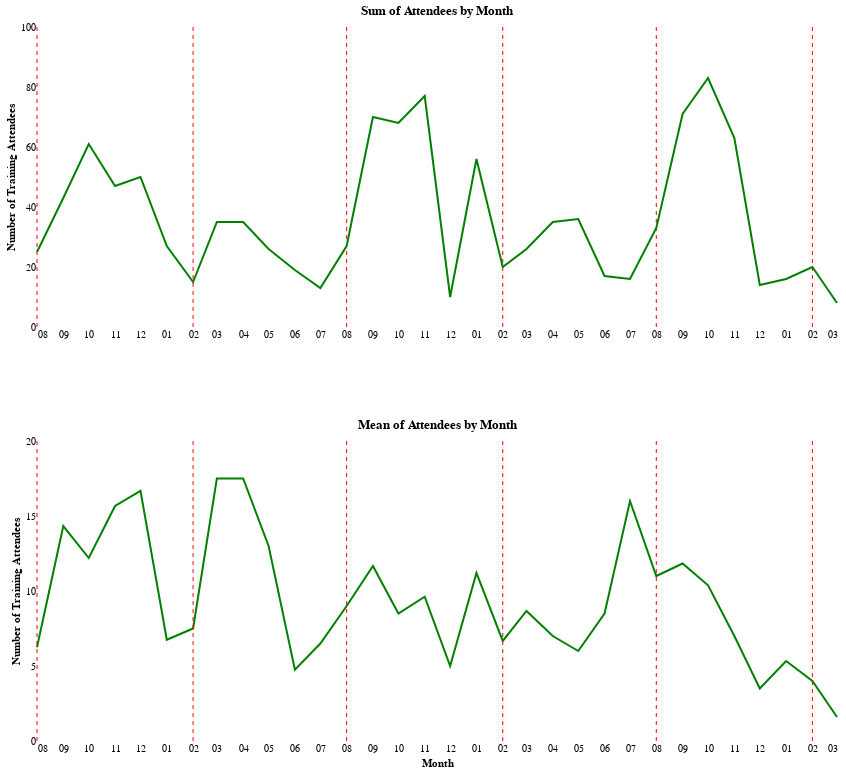

The notebook cell this image was saved under:
### Code cell
rule = alt.Chart(month_df).transform_calculate(
    month="month(datum.time)"
).transform_filter(
    (alt.datum.month == 1) | (alt.datum.month == 7)
).mark_rule(
    color='#FF0000',
    strokeWidth=1,
    strokeDash=(4,4)
).encode(
    x='time:T',
)

sum_example = alt.Chart(
    month_df
).mark_line(color='green', width=3).encode(
    x=alt.X(
        'time:T',
        axis=alt.Axis(
            format=('%m'),
            title=None,
            tickCount=len(month_df),
        ),
    ), 
    y=alt.Y(
        'sum:Q',
        axis=alt.Axis(
            title='Number of Training Attendees',
            tickCount=5
        ),
        scale=alt.Scale(
            domain=[0,100]
        ),
    ),
    tooltip='sum'
).properties(
    width=800, 
    height=300,
    title="Sum of Attendees by Month"
)

mean_example = alt.Chart(
    month_df
).mark_line(color='green', width=3).encode(
    x=alt.X(
        'time:T',
        axis=alt.Axis(
            format=('%m'),
            title='Month',
            tickCount=len(month_df),
        ),
    ),
    y=alt.Y(
        'mean:Q',
        axis=alt.Axis(
            title='Number of Training Attendees',
            tickCount=5
        ),
        scale=alt.Scale(
            domain=[0, 20]
        )
    )
).properties(
    width=800, 
    height=300,
    title="Mean of Attendees by Month"
)

alt.vconcat(rule + sum_example, mean_example + rule, spacing=80).configure_axis(
    domainOpacity=0, 
    grid=False, 
    ticks=False
).configure_view(
    strokeWidth=0
)

### Figure 1 — Vega-Lite specification as saved in the notebook (floating-point values rounded to 4 significant figures)
{"config": {"view": {"continuousWidth": 300, "continuousHeight": 300, "strokeWidth": 0}, "axis": {"domainOpacity": 0, "grid": false, "ticks": false}}, "vconcat": [{"layer": [{"mark": {"type": "rule", "color": "#FF0000", "strokeDash": [4, 4], "strokeWidth": 1}, "encoding": {"x": {"field": "time", "type": "temporal"}}, "transform": [{"calculate": "month(datum.time)", "as": "month"}, {"filter": "((datum.month === 1) || (datum.month === 7))"}]}, {"mark": {"type": "line", "color": "green", "width": 3}, "encoding": {"tooltip": {"field": "sum", "type": "quantitative"}, "x": {"axis": {"format": "%m", "tickCount": 32, "title": null}, "field": "time", "type": "temporal"}, "y": {"axis": {"tickCount": 5, "title": "Number of Training Attendees"}, "field": "sum", "scale": {"domain": [0, 100]}, "type": "quantitative"}}, "title": "Sum of Attendees by Month"}], "height": 300, "width": 800}, {"layer": [{"mark": {"type": "line", "color": "green", "width": 3}, "encoding": {"x": {"axis": {"format": "%m", "tickCount": 32, "title": "Month"}, "field": "time", "type": "temporal"}, "y": {"axis": {"tickCount": 5, "title": "Number of Training Attendees"}, "field": "mean", "scale": {"domain": [0, 20]}, "type": "quantitative"}}, "title": "Mean of Attendees by Month"}, {"mark": {"type": "rule", "color": "#FF0000", "strokeDash": [4, 4], "strokeWidth": 1}, "encoding": {"x": {"field": "time", "type": "temporal"}}, "transform": [{"calculate": "month(datum.time)", "as": "month"}, {"filter": "((datum.month === 1) || (datum.month === 7))"}]}], "height": 300, "width": 800}], "data": {"name": "data-6e8f7b5f409ed76111439321ac62c04e"}, "spacing": 80, "$schema": "https://vega.github.io/schema/vega-lite/v5.8.0.json", "datasets": {"data-6e8f7b5f409ed76111439321ac62c04e": [{"time": "2021-08-01T00:00:00", "sum": 25, "mean": 6.25, "number_of_trainings": 4}, {"time": "2021-09-01T00:00:00", "sum": 43, "mean": 14.33, "number_of_trainings": 3}, {"time": "2021-10-01T00:00:00", "sum": 61, "mean": 12.2, "number_of_trainings": 5}, {"time": "2021-11-01T00:00:00", "sum": 47, "mean": 15.67, "number_of_trainings": 3}, {"time": "2021-12-01T00:00:00", "sum": 50, "mean": 16.67, "number_of_trainings": 3}, {"time": "2022-01-01T00:00:00", "sum": 27, "mean": 6.75, "number_of_trainings": 4}, {"time": "2022-02-01T00:00:00", "sum": 15, "mean": 7.5, "number_of_trainings": 2}, {"time": "2022-03-01T00:00:00", "sum": 35, "mean": 17.5, "number_of_trainings": 2}, {"time": "2022-04-01T00:00:00", "sum": 35, "mean": 17.5, "number_of_trainings": 2}, {"time": "2022-05-01T00:00:00", "sum": 26, "mean": 13.0, "number_of_trainings": 2}, {"time": "2022-06-01T00:00:00", "sum": 19, "mean": 4.75, "number_of_trainings": 4}, {"time": "2022-07-01T00:00:00", "sum": 13, "mean": 6.5, "number_of_trainings": 2}, {"time": "2022-08-01T00:00:00", "sum": 27, "mean": 9.0, "number_of_trainings": 3}, {"time": "2022-09-01T00:00:00", "sum": 70, "mean": 11.67, "number_of_trainings": 6}, {"time": "2022-10-01T00:00:00", "sum": 68, "mean": 8.5, "number_of_trainings": 8}, {"time": "2022-11-01T00:00:00", "sum": 77, "mean": 9.62, "number_of_trainings": 8}, {"time": "2022-12-01T00:00:00", "sum": 10, "mean": 5.0, "number_of_trainings": 2}, {"time": "2023-01-01T00:00:00", "sum": 56, "mean": 11.2, "number_of_trainings": 5}, {"time": "2023-02-01T00:00:00", "sum": 20, "mean": 6.67, "number_of_trainings": 3}, {"time": "2023-03-01T00:00:00", "sum": 26, "mean": 8.67, "number_of_trainings": 3}, {"time": "2023-04-01T00:00:00", "sum": 35, "mean": 7.0, "number_of_trainings": 5}, {"time": "2023-05-01T00:00:00", "sum": 36, "mean": 6.0, "number_of_trainings": 6}, {"time": "2023-06-01T00:00:00", "sum": 17, "mean": 8.5, "number_of_trainings": 2}, {"time": "2023-07-01T00:00:00", "sum": 16, "mean": 16.0, "number_of_trainings": 1}, {"time": "2023-08-01T00:00:00", "sum": 33, "mean": 11.0, "number_of_trainings": 3}, {"time": "2023-09-01T00:00:00", "sum": 71, "mean": 11.83, "number_of_trainings": 6}, {"time": "2023-10-01T00:00:00", "sum": 83, "mean": 10.38, "number_of_trainings": 8}, {"time": "2023-11-01T00:00:00", "sum": 63, "mean": 7.0, "number_of_trainings": 9}, {"time": "2023-12-01T00:00:00", "sum": 14, "mean": 3.5, "number_of_trainings": 4}, {"time": "2024-01-01T00:00:00", "sum": 16, "mean": 5.33, "number_of_trainings": 3}, {"time": "2024-02-01T00:00:00", "sum": 20, "mean": 4.0, "number_of_trainings": 5}, {"time": "2024-03-01T00:00:00", "sum": 8, "mean": 1.6, "number_of_trainings": 5}]}}
